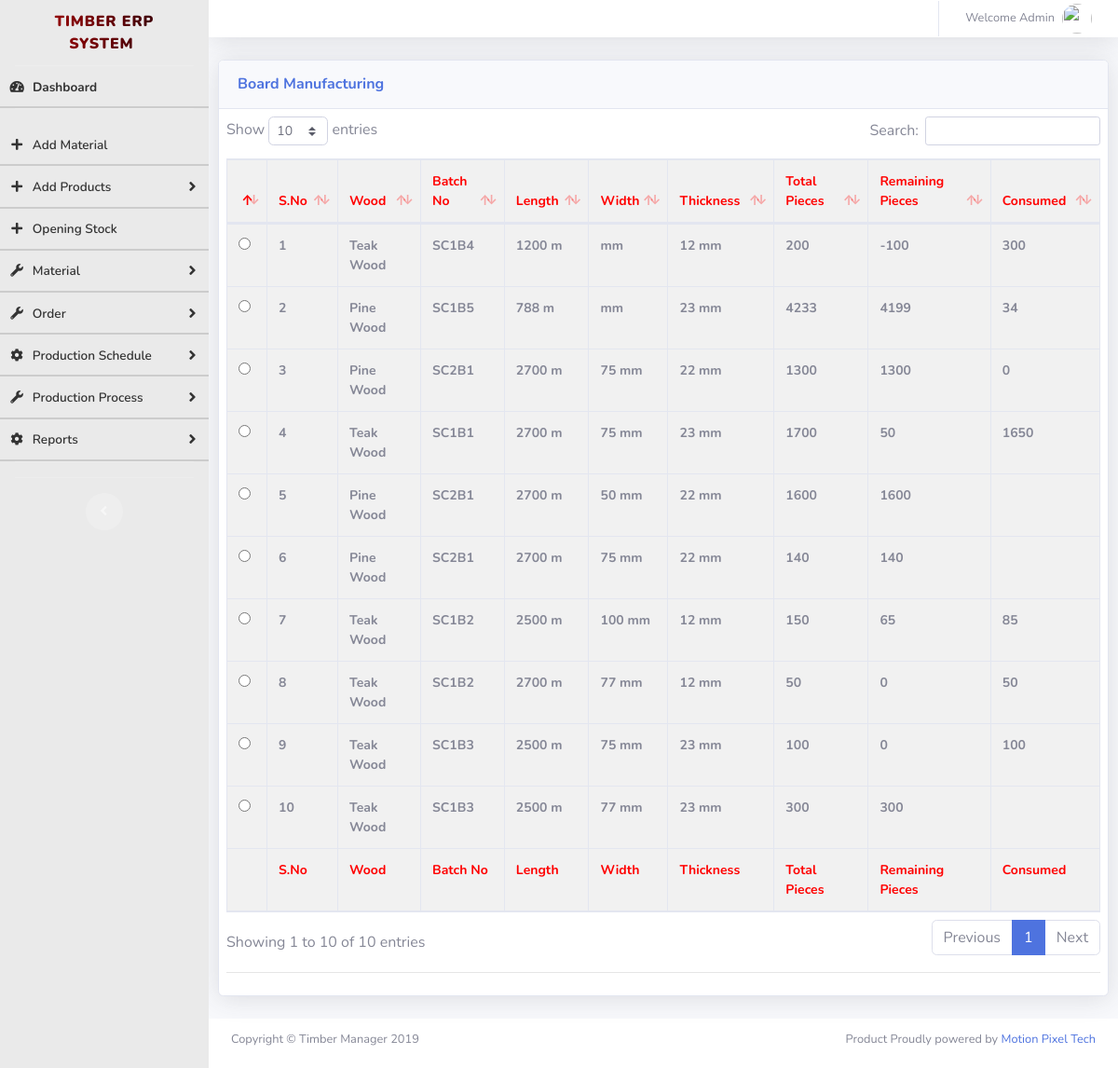
Page /board_manufacturing.php (signed in) on the committed database.
### tables this page shows
CREATE TABLE `ta_ll_manufacturing` (
  `llm_id` int(10) NOT NULL,
  `llm_date` date NOT NULL,
  `batch_no` varchar(200) NOT NULL,
  `type_of_wood` varchar(200) NOT NULL,
  `length` varchar(200) NOT NULL,
  `width` varchar(200) NOT NULL,
  `thickness` varchar(200) NOT NULL,
  `pieces` varchar(200) NOT NULL,
  `cbm` varchar(200) NOT NULL,
  `cft` varchar(200) NOT NULL,
  `glow_type` varchar(200) NOT NULL,
  `quantity` varchar(100) NOT NULL,
  `uom` varchar(20) NOT NULL,
  `created_on` datetime NOT NULL DEFAULT current_timestamp(),
  `status` int(1) NOT NULL DEFAULT 1,
  `consumed` int(10) DEFAULT NULL,
  `packin_consumed` varchar(100) NOT NULL,
  `thickness_of_the_board` varchar(100) NOT NULL
);

CREATE TABLE `ta_wood_type` (
  `id` int(10) NOT NULL,
  `wood_type` varchar(150) NOT NULL,
  `status` int(1) NOT NULL DEFAULT 1 COMMENT '1->Active, 0->inactive',
  `created_on` datetime NOT NULL DEFAULT current_timestamp()
);

CREATE TABLE `ta_season_batch_nos` (
  `batch_id` int(10) NOT NULL,
  `seasonin_id` int(10) NOT NULL,
  `chamber` varchar(50) NOT NULL,
  `batch_no` varchar(100) NOT NULL,
  `status` int(1) NOT NULL COMMENT '1->active, 0->inactrive',
  `crated_on` datetime NOT NULL DEFAULT current_timestamp(),
  `is_deleted` int(1) NOT NULL DEFAULT 1 COMMENT '1->Not Deleted, 0->deleted'
);

### board_manufacturing.php (the view, shortened to what this page needs)
<?php
  if(empty($_SESSION['loggedin_id']))
  {
    header("Location: index.php");
  } else {
  include("db_connection.php");
  $sql = "SELECT llm.*,wt.id wood_id,wt.wood_type,sbn.batch_id,sbn.batch_no season_batch_no FROM ta_ll_manufacturing llm join ta_wood_type wt on (wt.id = llm.type_of_wood) join ta_season_batch_nos sbn on (sbn.batch_id = llm.batch_no) where llm.status = 1";
  $resp = $conn->query($sql);
?>
<!DOCTYPE html>
<html lang="en">
<head><meta http-equiv="Content-Type" content="text/html; charset=utf-8">
  <link href="vendor/fontawesome-free/css/all.min.css" rel="stylesheet" type="text/css">
  <link href="css/sb-admin-2.min.css" rel="stylesheet">
  <link href="vendor/datatables/dataTables.bootstrap4.min.css" rel="stylesheet">
</head>
<body id="page-top">
  <div id="wrapper">
   <?php include "sidebar.php"; ?>
    <div id="content-wrapper" class="d-flex flex-column">
      <div id="content">
        <nav class="navbar navbar-expand navbar-light bg-white topbar mb-0 static-top shadow">
          <ul class="navbar-nav ml-auto">
            <li class="nav-item dropdown no-arrow">
              <a class="nav-link dropdown-toggle" href="#" id="userDropdown" role="button" data-toggle="dropdown" aria-haspopup="true" aria-expanded="false">
                <span class="mr-2 d-none d-lg-inline text-gray-600 small">Welcome Admin</span>
                <img class="img-profile rounded-circle" src="https://source.unsplash.com/QAB-WJcbgJk/60x60">
              </a>
            </li>
          </ul>
        </nav>
        <div class="">
<div class="">
  <div class="card shadow mb-4">
            <div class="card-header py-3">
              <h6 class="m-0 font-weight-bold text-primary" style="text-transform: capitalize;">Board Manufacturing</h6>
            </div>
            <div class="card-body">
              <div class="table-responsive">
        				<div class="table-responsive">
        					<table class="table table-bordered requestTable" id="dataTable" width="100%" cellspacing="0">
        						<thead>
        							<tr>
                        <th></th>
        								<th>S.No</th>
        								<th>Wood</th>
                        <th>Batch No</th>
        								<th>Length</th>
        								<th>Width</th>
        								<th>Thickness</th>
                        <th>Total Pieces</th>
        								<th>Remaining Pieces</th>
        								<th>Consumed</th>
        							</tr>
        						</thead>
        						<tfoot>
        							<tr>
                        <th></th>
        								<th>S.No</th>
        								<th>Wood</th>
                        <th>Batch No</th>
        								<th>Length</th>
        								<th>Width</th>
        								<th>Thickness</th>
        								<th>Total Pieces</th>
                        <th>Remaining Pieces</th>
        								<th>Consumed</th>
        							</tr>
        						</tfoot>
        						<tbody>
                      <?php
                      $sno = 1;
                        while ($rows = mysqli_fetch_assoc($resp)) {
                      ?>
        							<tr>
                        <th><input type="radio" name="boardRadio" value="<?php echo $rows['llm_id']; ?>" id="season_out_radio"></th>
        								<th><?php echo $sno++;?></th>
        								<th><?php echo $rows['wood_type']; ?></th>
                        <th><?php echo $rows['season_batch_no']?></th>
        								<th><?php echo $rows['length'].' m';?></th>
        								<th><?php echo $rows['width'].' mm';?></th>
        								<th><?php echo $rows['thickness'].' mm';?></th>
        								<th><?php echo $rows['pieces']; ?></th>
                        <th><?php if(!empty($rows['consumed'])) { echo $rows['pieces'] - $rows['consumed']; } else { echo $rows['pieces']; } ?></th>
        								<th class="txt"><?php echo $rows['consumed']; ?>  &nbsp;
                        </th>
        							</tr>
                    <?php } ?>
        						</tbody>
        					</table>
        				</div>
            	<hr>
        </div>
      </div>
    </div>
  </div>
        </div>
      </div>
      <?php include "footer.php"; ?>
    </div>
  </div>
</body>
</html>
<?php } ?>

### sidebar.php (shortened to what this page needs)
<ul class="navbar-nav bg-gradient-primary sidebar sidebar-dark accordion" id="accordionSidebar">
      <a class="sidebar-brand d-flex align-items-center justify-content-center" href="dashboard.html">
        <div class="sidebar-brand-text mx-3">Timber ERP system<sup>*</sup></div>
      </a>
      <hr class="sidebar-divider my-0">
      <li class="nav-item active">
        <a class="nav-link" href="dashboard.php">
          <i class="fas fa-fw fa-tachometer-alt"></i>
          <span>Dashboard</span></a>
      </li>
      <hr class="sidebar-divider">
       <li class="nav-item">
        <a class="nav-link collapsed" href="material_add.php">
          <i class="fas fa-fw fa-plus"></i>
          <span>Add Material</span>
        </a>
      </li>
      <li class="nav-item">
        <a class="nav-link collapsed material" href="#" data-toggle="collapse" data-target="#collapseProducts" aria-expanded="false" aria-controls="collapseProducts">
          <i class="fas fa-fw fa-plus"></i>
          <span>Add Products</span>
        </a>
      </li>
      <li class="nav-item">
        <a class="nav-link collapsed" href="opening_stock.php">
          <i class="fas fa-fw fa-plus"></i>
          <span>Opening Stock</span>
        </a>
      </li>
      <li class="nav-item">
        <a class="nav-link collapsed material" href="#" data-toggle="collapse" data-target="#collapseUtilities" aria-expanded="false" aria-controls="collapseUtilities">
          <i class="fas fa-fw fa-wrench"></i>
          <span>Material</span>
        </a>
      </li>
	  <li class="nav-item">
        <a class="nav-link collapsed material" href="#" data-toggle="collapse" data-target="#collapseOrder" aria-expanded="false" aria-controls="collapseOrder">
          <i class="fas fa-fw fa-wrench"></i>
          <span>Order</span>
        </a>
      </li>
	  <li class="nav-item">
        <a class="nav-link collapsed" href="#" data-toggle="collapse" data-target="#collapseTwo" aria-expanded="true" aria-controls="collapseTwo">
          <i class="fas fa-fw fa-cog"></i>
          <span>Production Schedule</span>
        </a>
      </li>
    <li class="nav-item">
        <a class="nav-link collapsed material" href="#" data-toggle="collapse" data-target="#collapseProductionProcess" aria-expanded="false" aria-controls="collapseProductionProcess">
          <i class="fas fa-fw fa-wrench"></i>
          <span>Production Process</span>
        </a>
      </li>
	  <li class="nav-item">
        <a class="nav-link collapsed" href="#" data-toggle="collapse" data-target="#collapseReports" aria-expanded="true" aria-controls="collapseReports">
          <i class="fas fa-fw fa-cog"></i>
          <span>Reports</span>
        </a>
      </li>
      <hr class="sidebar-divider">
      <hr class="sidebar-divider d-none d-md-block">
      <div class="text-center d-none d-md-inline">
        <button class="rounded-circle border-0" id="sidebarToggle"></button>
      </div>
    </ul>

### footer.php
<footer class="sticky-footer bg-white">
        <div class="container my-3">
          <div class="copyright text-center mb-4" style="
    float: left;
">
            <span>Copyright © Timber Manager 2019</span>
          </div>
          <div class="copyright text-center my-auto" style="
    float: right;
">
            <span>Product Proudly powered by <a href="http://motionpixel.co.in/">Motion Pixel Tech</a></span>
          </div>
        </div>
      </footer>

### rows in the picture
ta_ll_manufacturing: ta_wood_type.wood_type "Teak Wood", ta_season_batch_nos.batch_no "SC1B4", length "1200", thickness "12", pieces "200", $rows['pieces'] - $rows['consumed'] "-100", consumed "300"
ta_ll_manufacturing: ta_wood_type.wood_type "Pine Wood", ta_season_batch_nos.batch_no "SC1B5", length "788", thickness "23", pieces "4233", $rows['pieces'] - $rows['consumed'] "4199", consumed "34"
ta_ll_manufacturing: ta_wood_type.wood_type "Pine Wood", ta_season_batch_nos.batch_no "SC2B1", length "2700", width "75", thickness "22", pieces "1300", consumed "0"
ta_ll_manufacturing: ta_wood_type.wood_type "Teak Wood", ta_season_batch_nos.batch_no "SC1B1", length "2700", width "75", thickness "23", pieces "1700", $rows['pieces'] - $rows['consumed'] "50", consumed "1650"
ta_ll_manufacturing: ta_wood_type.wood_type "Pine Wood", ta_season_batch_nos.batch_no "SC2B1", length "2700", width "50", thickness "22", pieces "1600"
ta_ll_manufacturing: ta_wood_type.wood_type "Pine Wood", ta_season_batch_nos.batch_no "SC2B1", length "2700", width "75", thickness "22", pieces "140"
ta_ll_manufacturing: ta_wood_type.wood_type "Teak Wood", ta_season_batch_nos.batch_no "SC1B2", length "2500", width "100", thickness "12", pieces "150", $rows['pieces'] - $rows['consumed'] "65", consumed "85"
ta_ll_manufacturing: ta_wood_type.wood_type "Teak Wood", ta_season_batch_nos.batch_no "SC1B2", length "2700", width "77", thickness "12", pieces "50", $rows['pieces'] - $rows['consumed'] "0", consumed "50"
ta_ll_manufacturing: ta_wood_type.wood_type "Teak Wood", ta_season_batch_nos.batch_no "SC1B3", length "2500", width "75", thickness "23", pieces "100", $rows['pieces'] - $rows['consumed'] "0", consumed "100"
ta_ll_manufacturing: ta_wood_type.wood_type "Teak Wood", ta_season_batch_nos.batch_no "SC1B3", length "2500", width "77", thickness "23", pieces "300"
